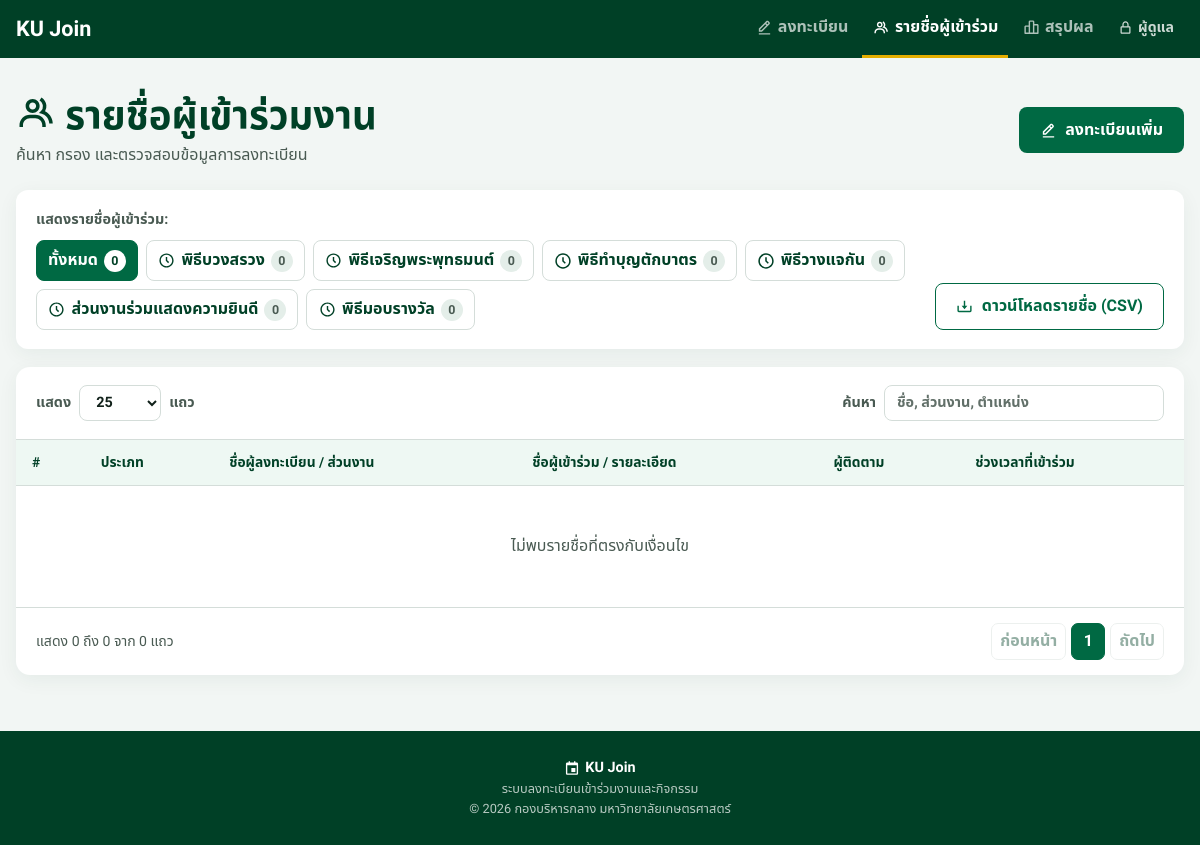
Page /list.php on the committed database.
### tables this page shows
CREATE TABLE time_slots (id INT AUTO_INCREMENT PRIMARY KEY,event_id INT NOT NULL,slot_time VARCHAR(20) NOT NULL,title VARCHAR(255) NOT NULL,location VARCHAR(255) NULL,sort_order INT NOT NULL DEFAULT 0,CONSTRAINT fk_slot_event FOREIGN KEY(event_id) REFERENCES events(id) ON DELETE CASCADE);

### includes/functions.php (called while the page is built, shortened)
<?php
function e(?string $value): string
{
    return htmlspecialchars((string) $value, ENT_QUOTES, 'UTF-8');
}
function url(string $path = ''): string
{
    $base = rtrim(str_replace('\\', '/', dirname($_SERVER['SCRIPT_NAME'] ?? '/')), '/');
    return ($base === '/' ? '' : $base) . '/' . ltrim($path, '/');
}
function admin_url(string $path = ''): string
{
    return url('admin/' . ltrim($path, '/'));
}
function active_event(PDO $pdo): ?array
{
    $stmt = $pdo->query('SELECT * FROM events WHERE is_active = 1 ORDER BY event_date ASC, id DESC LIMIT 1');
    return $stmt->fetch() ?: null;
}

### list.php (the view, shortened to what this page needs)
<?php
require __DIR__ . '/config/db.php';
require __DIR__ . '/includes/functions.php';
$event = active_event($pdo);
$eventId = filter_input(INPUT_GET, 'event', FILTER_VALIDATE_INT) ?: ($event['id'] ?? 0);
$rows = [];
$slots = [];
if ($eventId) {
    $slotStmt = $pdo->prepare('SELECT id, slot_time, title FROM time_slots WHERE event_id = ? ORDER BY sort_order, id');
    $slotStmt->execute([$eventId]);
    $slots = $slotStmt->fetchAll();
    $listStmt = $pdo->prepare(
        "SELECT r.*, pt.name AS type_name,
                GROUP_CONCAT(DISTINCT ts.id ORDER BY ts.sort_order SEPARATOR ',') AS slot_ids,
                GROUP_CONCAT(DISTINCT CONCAT(ts.slot_time, ' ', ts.title) ORDER BY ts.sort_order SEPARATOR '||') AS slot_labels
         FROM registrations r
         JOIN participant_types pt ON pt.id = r.participant_type_id
         LEFT JOIN registration_time_slots rts ON rts.registration_id = r.id
         LEFT JOIN time_slots ts ON ts.id = rts.time_slot_id
         WHERE r.event_id = ?
         GROUP BY r.id
         ORDER BY r.created_at DESC"
    );
    $listStmt->execute([$eventId]);
    $rows = $listStmt->fetchAll();
}
$activePage = 'list';
require __DIR__ . '/includes/header.php';
?>
<section class="page list-page" data-participant-list>
  <header class="list-page-header">
    <div>
      <h1><i class="bx bx-group" aria-hidden="true"></i>รายชื่อผู้เข้าร่วมงาน</h1>
      <p>ค้นหา กรอง และตรวจสอบข้อมูลการลงทะเบียน</p>
    </div>
    <a class="button button-primary list-register-link" href="<?= e(url('index.php')) ?>"><i class="bx bx-edit-alt" aria-hidden="true"></i>ลงทะเบียนเพิ่ม</a>
  </header>
  <?php if (!$event): ?>
    <div class="empty"><h2>ยังไม่มี งาน/กิจกรรม/โครงการ ที่เปิดรับลงทะเบียน</h2></div>
  <?php else: ?>
    <section class="list-controls" aria-label="ตัวกรองรายชื่อผู้เข้าร่วม">
      <div class="list-filter-group">
        <span class="list-filter-label">แสดงรายชื่อผู้เข้าร่วม:</span>
        <div class="list-filter-buttons" role="group" aria-label="กรองตามกิจกรรม">
          <button class="list-filter is-active" type="button" data-slot-filter="all" aria-pressed="true">ทั้งหมด <b><?= count($rows) ?></b></button>
          <?php foreach ($slots as $slot): ?>
            <?php $slotCount = count(array_filter($rows, fn(array $row): bool => in_array((string) $slot['id'], explode(',', (string) $row['slot_ids'])))); ?>
            <button class="list-filter" type="button" data-slot-filter="<?= (int) $slot['id'] ?>" aria-pressed="false"><i class="bx bx-time-five" aria-hidden="true"></i><?= e($slot['title']) ?> <b><?= $slotCount ?></b></button>
          <?php endforeach; ?>
        </div>
      </div>
      <a class="button button-outline list-export-link" href="<?= e(url('list_export.php?event=' . $eventId)) ?>"><i class="bx bx-download" aria-hidden="true"></i>ดาวน์โหลดรายชื่อ (CSV)</a>
    </section>
    <section class="participant-table-panel">
      <div class="table-tools">
        <label class="table-length">แสดง
          <select class="select" data-list-length aria-label="จำนวนแถวต่อหน้า"><option value="10">10</option><option value="25" selected>25</option><option value="50">50</option><option value="100">100</option></select>
          แถว
        </label>
        <label class="table-search">ค้นหา <input class="input" type="search" data-list-search placeholder="ชื่อ, ส่วนงาน, ตำแหน่ง" autocomplete="off"></label>
      </div>
      <div class="table-wrap participant-table-wrap">
        <table class="data-table participant-table">
          <thead><tr><th>#</th><th>ประเภท</th><th>ชื่อผู้ลงทะเบียน / ส่วนงาน</th><th>ชื่อผู้เข้าร่วม / รายละเอียด</th><th>ผู้ติดตาม</th><th>ช่วงเวลาที่เข้าร่วม</th></tr></thead>
        </table>
        <div class="table-empty" data-list-empty hidden>ไม่พบรายชื่อที่ตรงกับเงื่อนไข</div>
      </div>
      <footer class="table-footer">
        <p data-list-status aria-live="polite">แสดง 0 ถึง 0 จาก <?= count($rows) ?> แถว</p>
        <nav class="list-pagination" aria-label="แบ่งหน้ารายชื่อ" data-list-pagination></nav>
      </footer>
    </section>
  <?php endif; ?>
</section>
<?php require __DIR__ . '/includes/footer.php';

### includes/header.php (shortened to what this page needs)
<?php
require_once __DIR__ . '/functions.php';
$activePage = $activePage ?? 'register';
$styleVersion = (string) filemtime(__DIR__ . '/../assets/css/style.css');
?>
<!doctype html>
<html lang="th">
<head>
  <link rel="stylesheet" href="<?= e(url('assets/vendor/sweetalert2.min.css')) ?>">
  <link rel="stylesheet" href="<?= e(url('assets/css/style.css')) ?>?v=<?= e($styleVersion) ?>">
</head>
<body>
<header class="site-header">
  <div class="nav-wrap">
    <a class="brand" href="<?= e(url('index.php')) ?>"><span>KU Join</span></a>
    <nav class="main-nav" aria-label="เมนูหลัก">
      <a class="<?= $activePage === 'register' ? 'is-active' : '' ?>" href="<?= e(url('index.php')) ?>"><i class="bx bx-edit-alt" aria-hidden="true"></i>ลงทะเบียน</a>
      <a class="<?= $activePage === 'list' ? 'is-active' : '' ?>" href="<?= e(url('list.php')) ?>"><i class="bx bx-group" aria-hidden="true"></i>รายชื่อผู้เข้าร่วม</a>
      <a class="<?= $activePage === 'summary' ? 'is-active' : '' ?>" href="<?= e(url('summary.php')) ?>"><i class="bx bx-bar-chart-alt-2" aria-hidden="true"></i>สรุปผล</a>
      <a class="admin-link" href="<?= e(admin_url('login.php')) ?>"><i class="bx bx-lock-alt" aria-hidden="true"></i>ผู้ดูแล</a>
    </nav>
  </div>
</header>
<main>

### includes/footer.php (shortened to what this page needs)
</main>
<footer class="site-footer">
  <strong><i class="bx bx-calendar-event" aria-hidden="true"></i> KU Join</strong>
  <span>ระบบลงทะเบียนเข้าร่วมงานและกิจกรรม</span>
  <span>© 2026 กองบริหารกลาง มหาวิทยาลัยเกษตรศาสตร์</span>
</footer>
</body>
</html>

### rows in the picture
time_slots: title "พิธีบวงสรวง", slotCount "0"
time_slots: title "พิธีเจริญพระพุทธมนต์", slotCount "0"
time_slots: title "พิธีทำบุญตักบาตร", slotCount "0"
time_slots: title "พิธีวางแจกัน", slotCount "0"
time_slots: title "ส่วนงานร่วมแสดงความยินดี", slotCount "0"
time_slots: title "พิธีมอบรางวัล", slotCount "0"

### other values in the picture
count($rows) "0"
